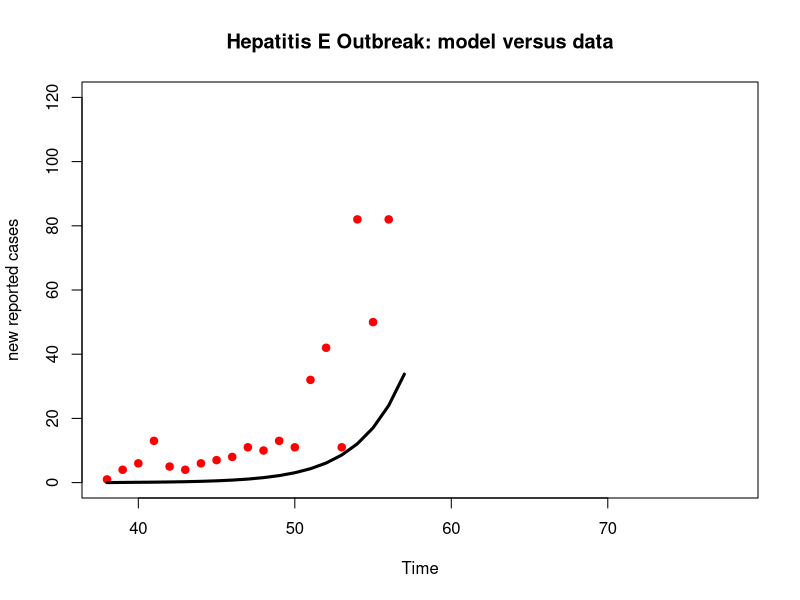
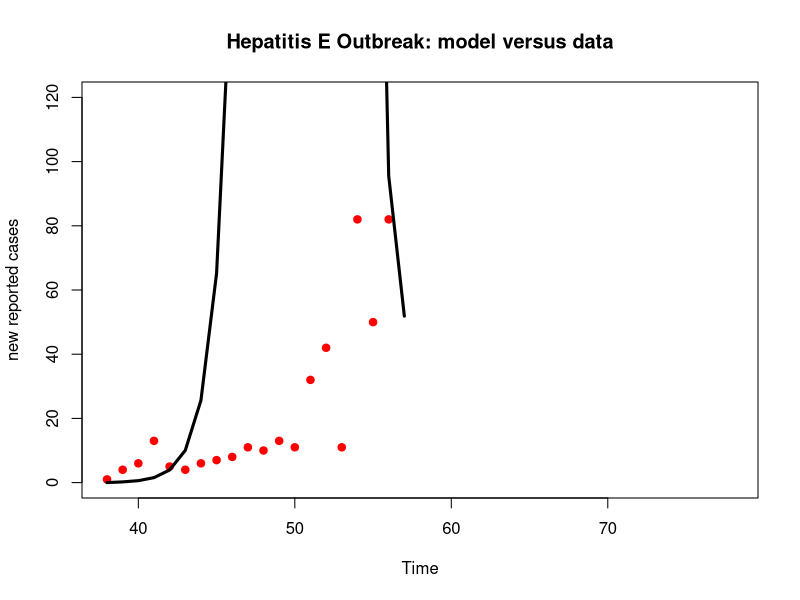
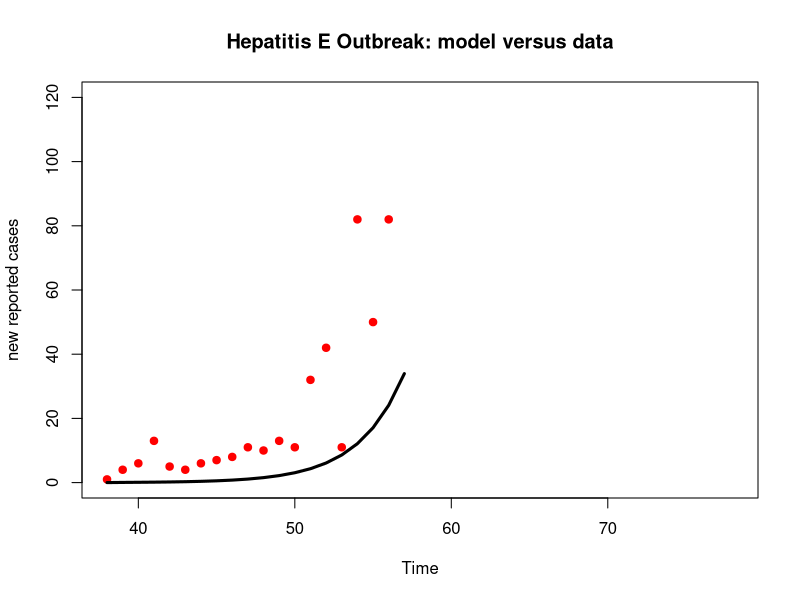
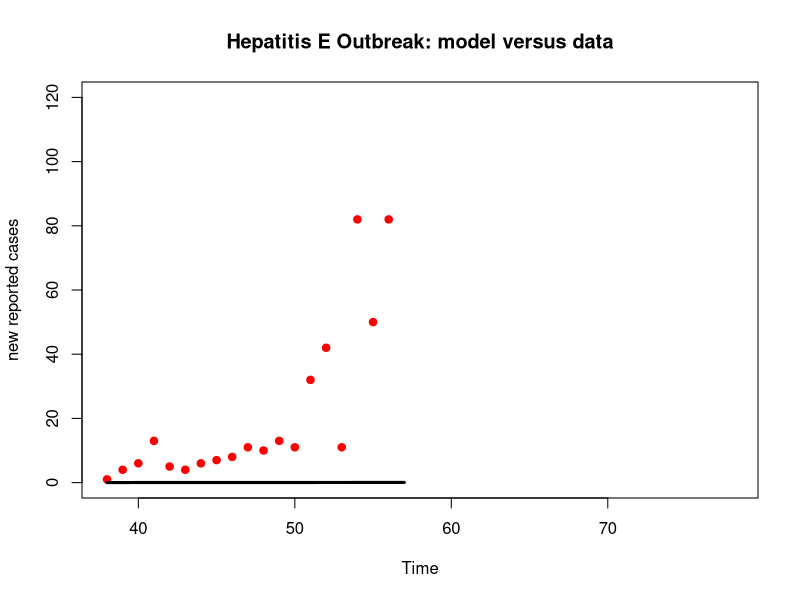
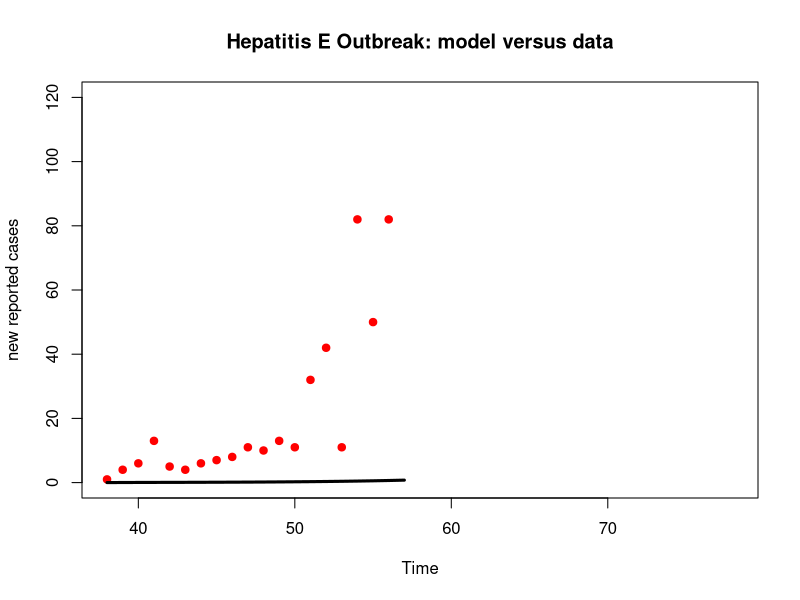
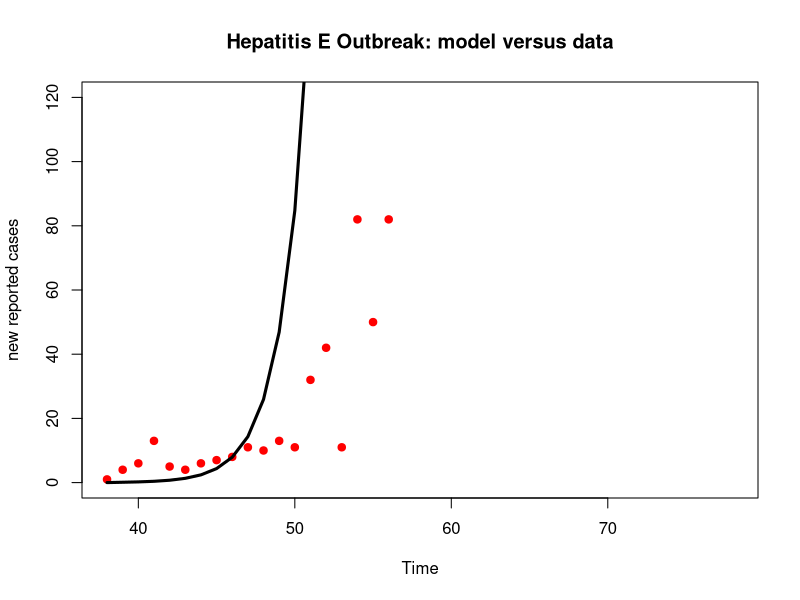
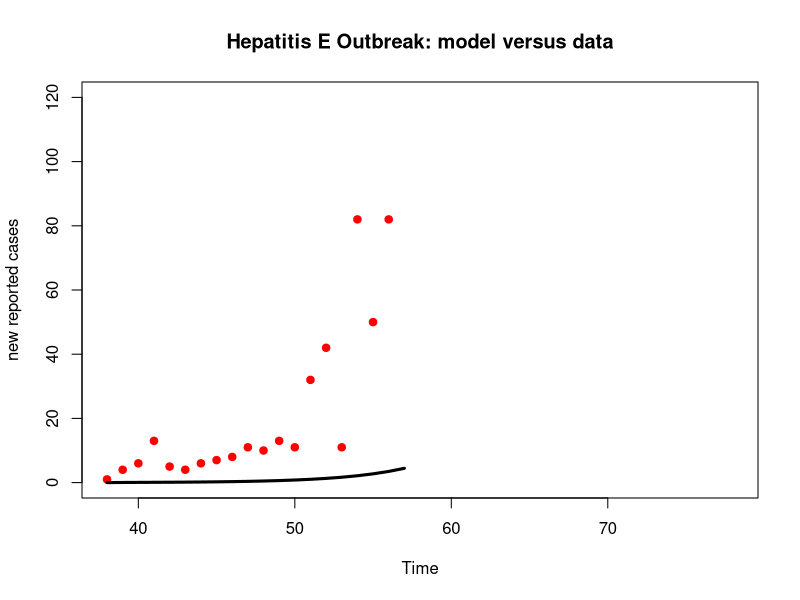
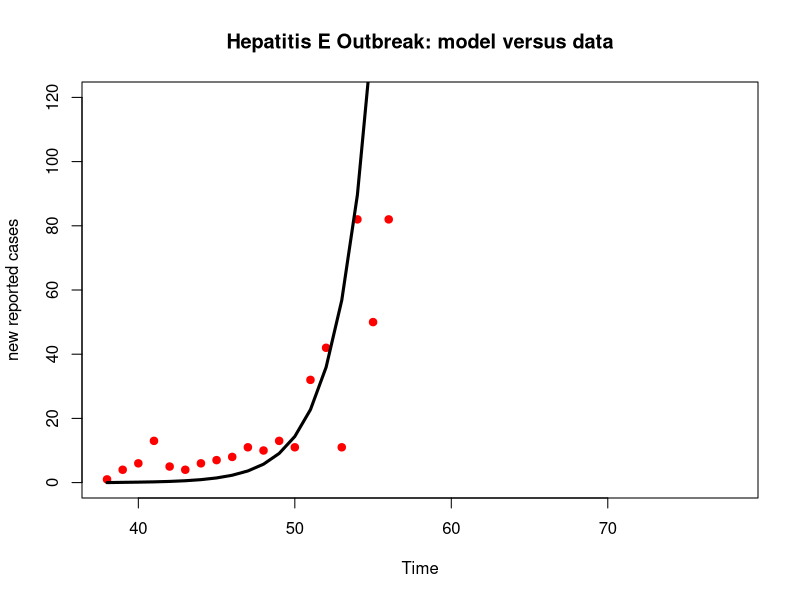

Write R code to recreate these figures, in order.
#setwd("C:/...") # only needed if script is opened outside Rproj

library(deSolve)

cases <- read.csv('hepEdata_begin.csv')

hepENLL<- function(par)
{

  # define the number of weeks to run the model
  times <- seq(0, length(cases$week), by = 1)
  week_start <- 38
  week_stop <- 78
  #MODEL PARAMETERS: ALL
  parameters <- c(mui=(1/(50*52)),    # birth
                  muo=(1/(50*52)),    # death
                  R0=exp(par[1]),     # basic reproduction number
                  omega=(1/(10*52)),  # rate of loss of immunity = 1/(average duration of immunity)
                  gamma=(1/2),        # rate of movement from latent to infectious stage = 1/(average latent period)
                  tau=(1/4),          # rate of recovery = 1/(average duration of infection)
                  report=1/7,         # proportion of all infections that are reported
                  amp=0,              # relative amplitude of seasonal forcing
                  phi=0              # week of peak in seasonal forcing
  )
  
  # MODEL INITIAL CONDITIONS
  initP<-exp(par[2])
  
  initE<-1
  initI<-0
  initR<-0
  initS<-initP-initE-initI-initR
  
  state <- c(S = initS, E=initE, I = initI,R = initR)
  
  # set up a function to solve and fit the model
  HepE<-function(t, state, parameters) 
  {
    with(as.list(c(state, parameters)),
{
  
  # define variables
  P <- (S+E+I+R)
  seas<-1+amp*cos(2*pi*(t-phi)/52)
  beta<-(R0*(muo+tau)*(gamma+muo))/gamma
  lam <- beta*I/P
  
  # rate of change
  dS <- mui*P-muo*S-lam*S+omega*R
  dE <- -muo*E+lam*S-gamma*E
  dI <- -muo*I+gamma*E-tau*I
  dR <- -muo*R+tau*I-omega*R
  
  # return the rate of change
  list(c(dS, dE, dI, dR))
}
    ) 
    
  }  
  
  out <- ode(y = state, times = times, func = HepE, parms = parameters)
  pop<-out[,"S"]+out[,"E"]+out[,"I"]+out[,"R"]

  
  beta  <- (parameters["R0"]*(parameters["muo"]+parameters["tau"])*(parameters["gamma"]+parameters["muo"]))/parameters["gamma"]
  lam <- beta*out[,"I"]/pop
  inc <- parameters["report"]*lam*out[,"S"]
  
  plot(cases$week,cases$new.case,pch=19,col='red',xlim=c(week_start,week_stop),ylim=c(0,120),main = "Hepatitis E Outbreak: model versus data",xlab = "Time",ylab="new reported cases")
  lines(out[,"time"]+week_start,inc,lwd=3)
  
  Sys.sleep(.1)
  
  L=matrix(0,nrow=length(cases[,1]),ncol=1)  
  L<-dpois(cases$new.case,inc,log=TRUE)
  
  LL<-sum((1-(L==-Inf))*L,na.rm=TRUE)
  
  NLL<--LL
  
  NLL 
  
}

fit<-optim(c(log(4),log(209100)), hepENLL, hessian=TRUE,method=("Nelder-Mead"),control=list(trace=TRUE))

fisher_info <- solve(fit$hessian)
prop_sigma <- sqrt(diag(fisher_info))
upper <- exp(fit$par+1.96*prop_sigma)
lower <- exp(fit$par-1.96*prop_sigma)
estimate<-exp(fit$par)
estimate
